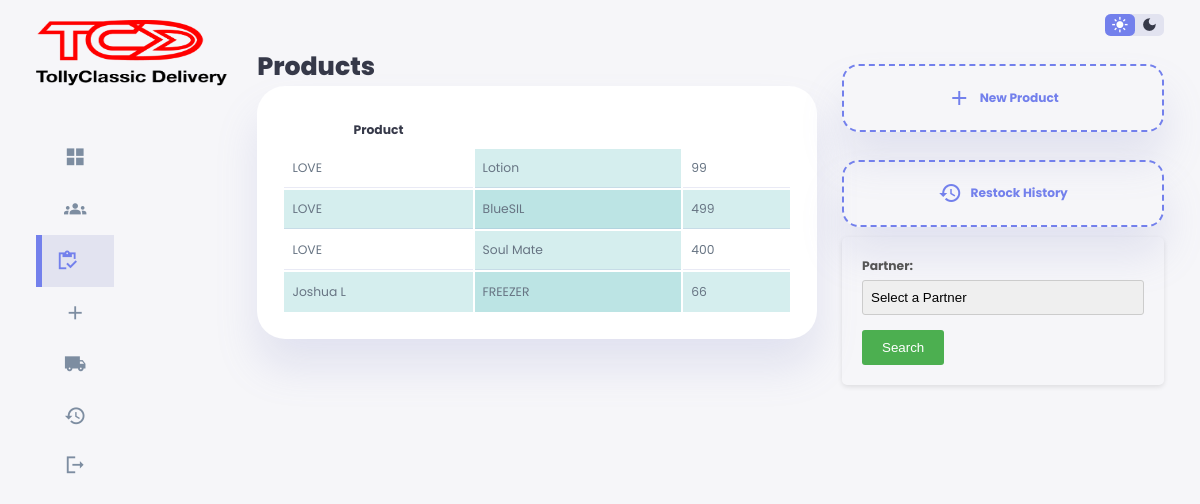
The app's page /okojooja/oja.php, older data.
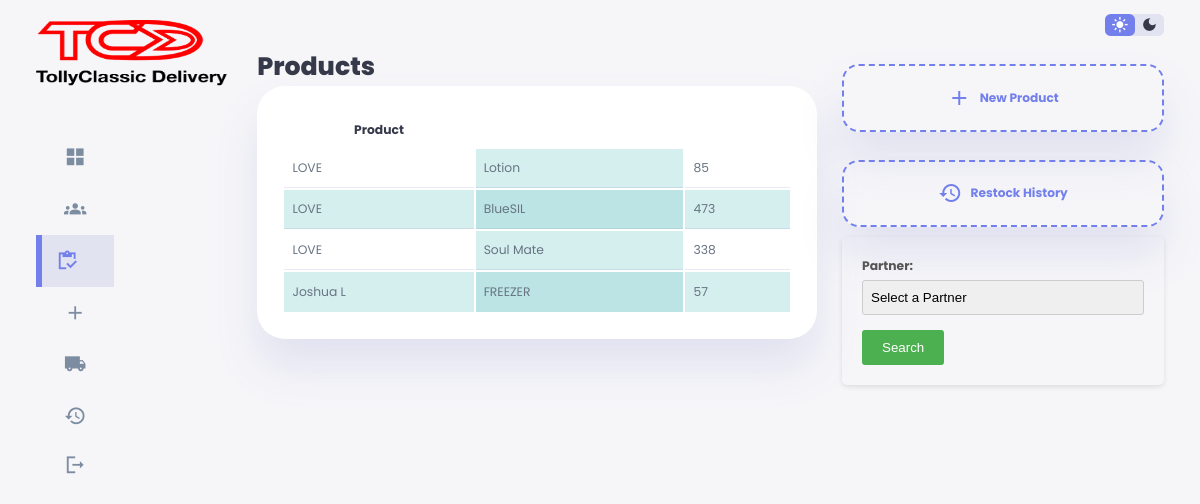
The same page, newer data.
### tables this page shows
CREATE TABLE `products` (
  `id` int(11) NOT NULL,
  `partner` varchar(100) NOT NULL,
  `productName` varchar(100) NOT NULL,
  `quantity` varchar(100) NOT NULL,
  `date` timestamp NOT NULL DEFAULT current_timestamp() ON UPDATE current_timestamp()
);

### okojooja/oja.php (the view, shortened to what this page needs)
<!DOCTYPE html>
<html lang="en">
<head>
    <link rel="stylesheet" href="css/styl.css">
</head>
<body>
    <div class="container">
        <aside>
            <div class="top">
                <div class="logo">
                    <img src="./images/logo.png">
                </div>
            </div>
            <div class="sideBar">
                <a href="index.php">
                    <span class="material-icons-sharp">grid_view</span>
                </a>
                <a href="alabasepo.php">
                    <span class="material-icons-sharp">groups</span>
                </a>
                <a href="oja.php" class="active">
                    <span class="material-icons-sharp">inventory</span>
                </a>
                <a href="gbigbeTitun2.php">
                    <span class="material-icons-sharp">add</span>
                </a>
                <a href="records.php">
                    <span class="material-icons-sharp">local_shipping</span>
                </a>
                <a href="awe.php" >
                    <span class="material-icons-sharp">history</span>
                </a>
                <a href="../logout.php">
                    <span class="material-icons-sharp">logout</span>
                </a>
            </div>
        </aside>
        <main>
            <div class="recent-sales">
                <h1>Products</h1>
                <table style="width: 100%;">
                    <thead>
                        <tr>
                            <th>Product</th>
                        </tr>
                    </thead>
                    <tbody id="table-body">
                        <?php
                        require '../config.php';
                        $query = mysqli_query($conn, "SELECT partner, productName, quantity FROM products ORDER BY partner DESC");
                        while ($row = mysqli_fetch_array($query)) {
                            $partner = $row['partner'];
                            $productName = $row['productName'];
                            $quantity = $row['quantity'];
                            ?>
                            <tr>
                                <td> <?php echo $partner; ?></td>
                                <td><?php echo $productName; ?></td>
                                <td><?php echo $quantity; ?></td>
                            </tr>
                        <?php } ?>
                    </tbody>
                </table>
            </div>
        </main>
        <div class="right">
            <div class="top">
                <div class="theme-toggler">
                    <span class="material-icons-sharp active">light_mode</span>
                    <span class="material-icons-sharp">dark_mode</span>
                </div>
            </div>
            <div class="sales-analytics">
                <a href="ojatitunpipo.php">
                    <div class="item add-product">
                        <div>
                            <span class="material-icons-sharp">add</span>
                            <h3>New Product</h3>
                        </div>
                    </div>
                </a>
            </div>
            <div class="sales-analytics">
                <a href="productitan.php">
                    <div class="item add-product">
                        <div>
                            <span class="material-icons-sharp">history</span>
                            <h3>Restock History</h3>
                        </div>
                    </div>
                </a>
            </div>
            <form action="./wiwa.php" method="GET">
                <label for="Name">Partner:</label>
                <select name="Name" required>
                    <option value="">Select a Partner</option>
                </select>
                <input type="submit" value="Search">
            </form>
        </div>
    </div>
</body>
</html>

Row changes from the older to the newer data that the page shows:
changed products "Lotion": quantity "99" → "85"
changed products "BlueSIL": quantity "499" → "473"
changed products "Soul Mate": quantity "400" → "338"
changed products "Joshua L": quantity "66" → "57"
